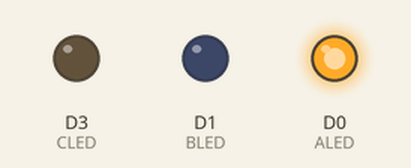
A program run on a simulated ESP8266 (NodeMCU). Shown: output pins drawn as LEDs (lit = HIGH).

Above: at 0.15 s.
At 1.05 s:
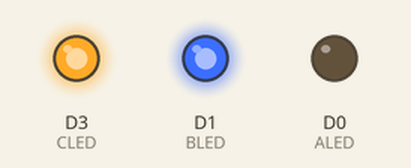
At 4.3 s:
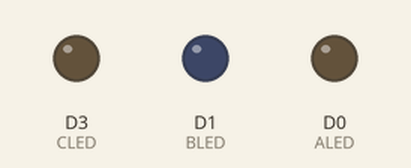
At 6.8 s:
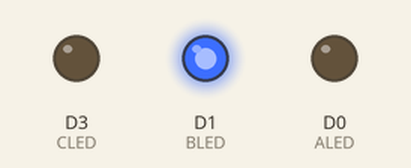
At 7.3 s:
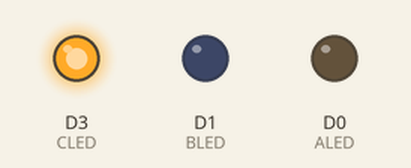
At 12.3 s:
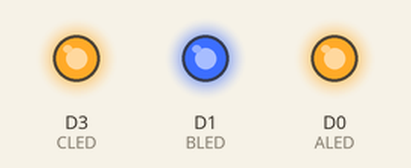
Timing chart, 0 to 17.3 s (numbered marks = the images above):
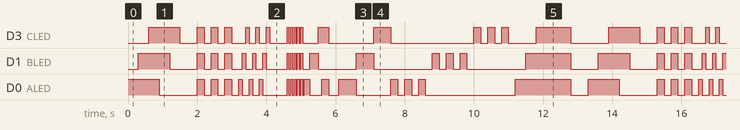

The program:

main.cpp
```cpp
#include <Arduino.h>

int ALED = D0; // Merah
int BLED = D1; // Kuning
int CLED = D3; // Hijau

void setup() {
  pinMode(ALED, OUTPUT);
  pinMode(BLED, OUTPUT);
  pinMode(CLED, OUTPUT);
}

void loop() {
  // 1. Efek Spiral (Menyalakan lampu satu per satu lalu mematikannya kembali)
  digitalWrite(ALED, HIGH);
  delay(300);
  digitalWrite(BLED, HIGH);
  delay(300);
  digitalWrite(CLED, HIGH);
  delay(300);
  digitalWrite(ALED, LOW);
  delay(300);
  digitalWrite(BLED, LOW);
  delay(300);
  digitalWrite(CLED, LOW);
  delay(500);

  // 2. Efek Kedip Cepat (Semua lampu berkedip 3 kali)
  for (int i = 0; i < 3; i++) {
    digitalWrite(ALED, HIGH);
    digitalWrite(BLED, HIGH);
    digitalWrite(CLED, HIGH);
    delay(200);
    digitalWrite(ALED, LOW);
    digitalWrite(BLED, LOW);
    digitalWrite(CLED, LOW);
    delay(200);
  }

  // 3. Efek Gelombang (Lampu menyala dan mati secara bertahap)
  for (int i = 0; i < 3; i++) {
    digitalWrite(ALED, HIGH);
    delay(100);
    digitalWrite(ALED, LOW);
    digitalWrite(BLED, HIGH);
    delay(100);
    digitalWrite(BLED, LOW);
    digitalWrite(CLED, HIGH);
    delay(100);
    digitalWrite(CLED, LOW);
  }
  delay(500);

  // 4. Efek Strobe (Lampu berkedip sangat cepat)
  for (int i = 0; i < 5; i++) {
    digitalWrite(ALED, HIGH);
    digitalWrite(BLED, HIGH);
    digitalWrite(CLED, HIGH);
    delay(50);
    digitalWrite(ALED, LOW);
    digitalWrite(BLED, LOW);
    digitalWrite(CLED, LOW);
    delay(50);
  }

  // 5. Efek Flashing Cepat (Pola tidak beraturan)
  digitalWrite(ALED, HIGH);
  delay(150);
  digitalWrite(ALED, LOW);
  digitalWrite(BLED, HIGH);
  delay(250);
  digitalWrite(BLED, LOW);
  digitalWrite(CLED, HIGH);
  delay(100);
  digitalWrite(CLED, LOW);
  digitalWrite(ALED, HIGH);
  digitalWrite(CLED, HIGH);
  delay(200);
  digitalWrite(ALED, LOW);
  digitalWrite(CLED, LOW);
  delay(300);

  // Mode Bergantian Cepat
  digitalWrite(ALED, HIGH);
  delay(500);
  digitalWrite(ALED, LOW);
  digitalWrite(BLED, HIGH);
  delay(500);
  digitalWrite(BLED, LOW);
  digitalWrite(CLED, HIGH);
  delay(500);
  digitalWrite(CLED, LOW);

  // Mode Berkedip Cepat
  for (int i = 0; i < 3; i++) {
    digitalWrite(ALED, HIGH);
    delay(200);
    digitalWrite(ALED, LOW);
    delay(200);
  }

  for (int i = 0; i < 3; i++) {
    digitalWrite(BLED, HIGH);
    delay(200);
    digitalWrite(BLED, LOW);
    delay(200);
  }

  for (int i = 0; i < 3; i++) {
    digitalWrite(CLED, HIGH);
    delay(200);
    digitalWrite(CLED, LOW);
    delay(200);
  }

  // Mode Efek Berjalan
  digitalWrite(ALED, HIGH);
  delay(300);
  digitalWrite(BLED, HIGH);
  delay(300);
  digitalWrite(CLED, HIGH);
  delay(1000);

  digitalWrite(ALED, LOW);
  digitalWrite(BLED, LOW);
  digitalWrite(CLED, LOW);
  delay(500);
}
```

Measured:
- by itself, D3 (CLED), D1 (BLED), D0 (ALED): moves between LOW and HIGH, repeating every 13.3 s
- by itself, everything shown: repeats every 13.3 s, in 51 steps
